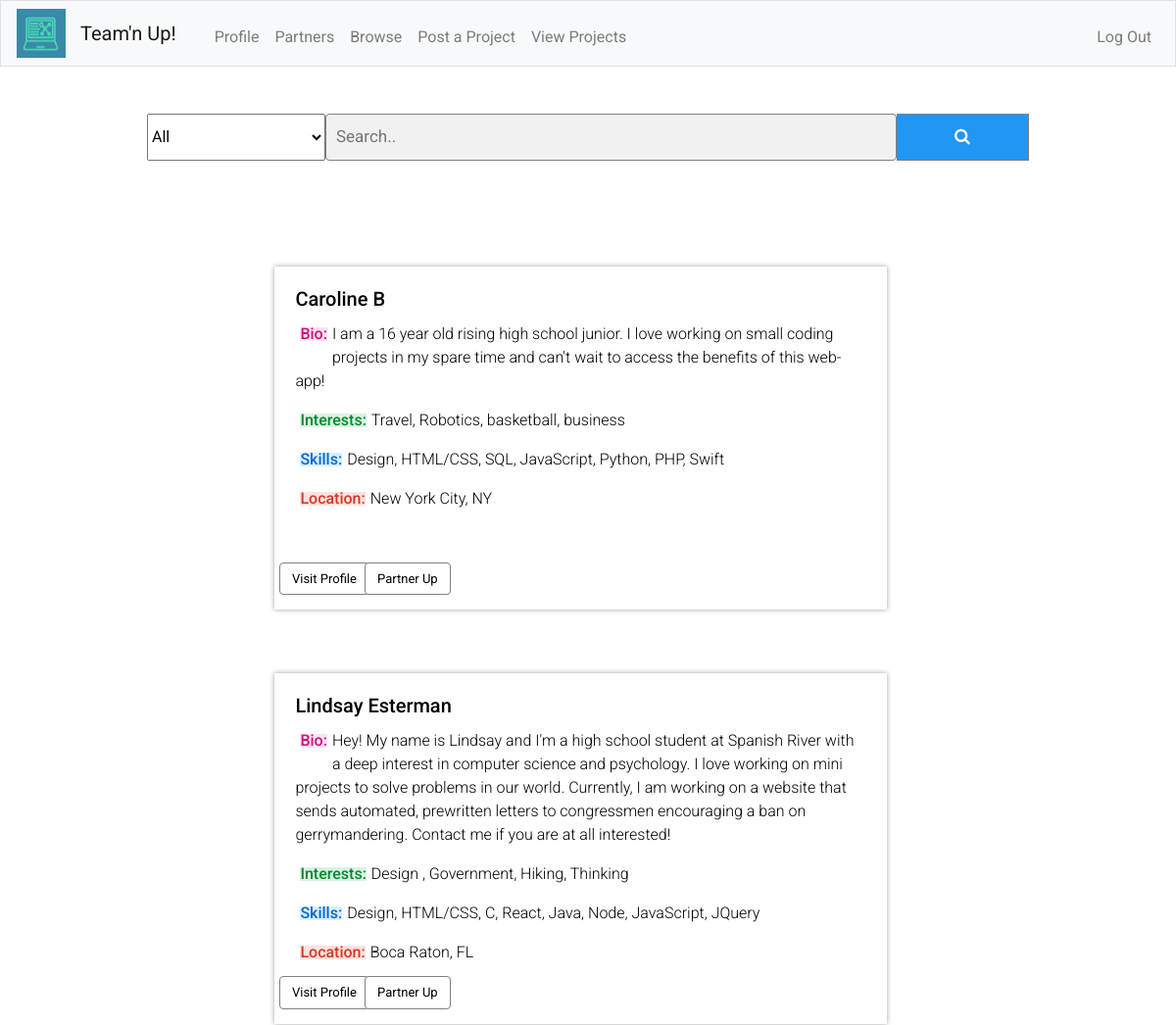
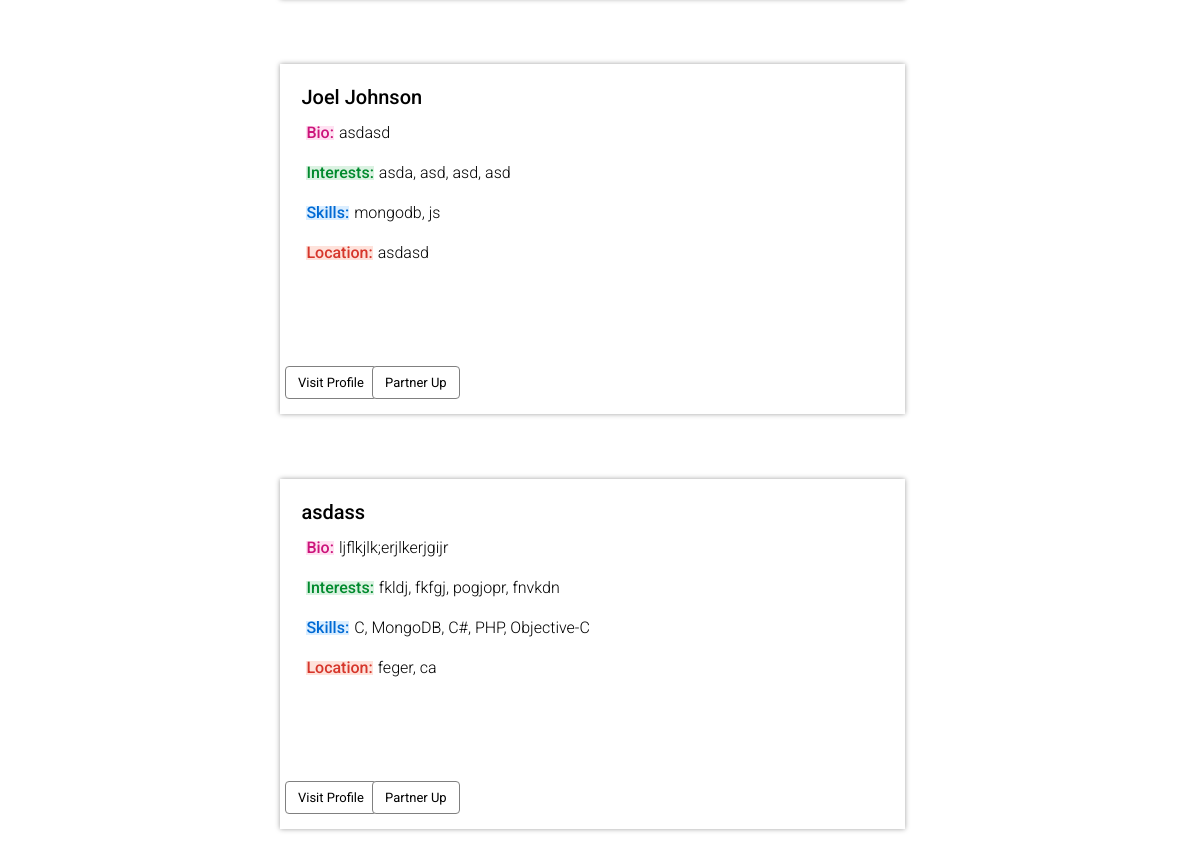
Screenshot of /browse (signed in) with the database file from the repository (2 pictures, top to bottom).
### tables this page shows
CREATE TABLE profile
(
    id INTEGER,
    username TEXT,
    name TEXT,
    bio TEXT,
    interests TEXT,
    skills TEXT,
    location TEXT,
    phone TEXT,
    email TEXT,
    info TEXT
);

### app.py (the view)
@app.route("/browse", methods=["POST","GET"])
def browse():
    if request.method == "POST":
        category = request.form.get("category")
        searchVal = request.form.get("search2")
        words = ["i", "me", "my", "myself", "we", "our", "ours", "ourselves", "you", "your", "yours",
        "yourself", "yourselves", "he", "him", "his", "himself", "she", "her", "hers", "herself", "it",
        "its", "itself", "they", "them", "their", "theirs", "themselves", "what", "which", "who", "whom",
        "this", "that", "these", "those", "am", "is", "are", "was", "were", "be", "been", "being", "have",
        "has", "had", "having", "do", "does", "did", "doing", "a", "an", "the", "and", "but", "if", "or",
        "because", "as", "until", "while", "of", "at", "by", "for", "with", "about", "against", "between",
        "into", "through", "during", "before", "after", "above", "below", "to", "from", "up", "down", "in",
        "out", "on", "off", "over", "under", "again", "further", "then", "once", "here", "there", "when",
        "where", "why", "how", "all", "any", "both", "each", "few", "more", "most", "other", "some", "such",
        "no", "nor", "not", "only", "own", "same", "so", "than", "too", "very", "s", "t", "can", "will",
        "just", "don", "should", "now"]
        if not searchVal:
            if category == "all":
                rows = db.execute("SELECT * FROM profile WHERE id NOT IN (:user_id)",user_id=session["user_id"])
                return render_template("browse.html", rows=rows)
            else:
                rows = db.execute(
                    "SELECT * FROM profile WHERE skills LIKE ('%' || :category || '%') AND NOT id=:user", category=category,user=session["user_id"])
                print(rows)
                return render_template("browse.html", rows=rows)
        else:
            searchArr = searchVal.split(" ")
            searchArrCopy = searchArr
            for word in words:
                if word in searchArr:
                    searchArrCopy.remove(word)
            searchArr = searchArrCopy
            if category == "all":
                for val in searchArr:
                    rows = []
                    rowsTemp = db.execute(
                    "SELECT * FROM profile WHERE id NOT IN (:user_id) AND (username LIKE ('%' || :search || '%') OR bio LIKE ('%' || :search || '%') OR skills LIKE ('%' || :search || '%') OR interests LIKE ('%' || :search || '%') OR location LIKE ('%' || :search || '%'))", search=val,user_id=session["user_id"])
                    for row in rowsTemp:
                        if row not in rows:
                            rows.append(row)
                return render_template("browse.html", rows=rows)
            else:
                for val in searchArr:
                    rows=[]
                    rowsTemp = db.execute(
                    "SELECT * FROM profile WHERE id NOT IN (:user_id) AND (username LIKE ('%' || :search || '%') OR bio LIKE ('%' || :search || '%') OR skills LIKE ('%' || :search || '%') OR interests LIKE ('%' || :search || '%') OR location LIKE ('%' || :search || '%'))", search=val,user_id=session["user_id"])
                    for row in rowsTemp:
                        if row not in rows and category in row["skills"]:
                            rows.append(row)
                return render_template("browse.html", rows = rows)
    else:
        rows = db.execute("SELECT * FROM profile WHERE id NOT IN (:user_id)",user_id=session["user_id"])
        return render_template("browse.html",rows=rows)

### app.py (called while the page is built)
@app.after_request
def after_request(response):
    response.headers["Cache-Control"] = "no-cache, no-store, must-revalidate"
    response.headers["Expires"] = 0
    response.headers["Pragma"] = "no-cache"
    return response

### templates/browse.html (shortened to what this page needs)
{% extends "layout.html" %}
{% block body %}
<link rel="stylesheet" href="https://cdnjs.cloudflare.com/ajax/libs/font-awesome/4.7.0/css/font-awesome.min.css">
<br>
<br>
<form class="ex" action="/browse" method="post" style="margin:auto;max-width:900px">
    <div id="searchBar">
        <select id="category" name="category">
            <option value="all">All</option>
        </select>
        <input type="text" placeholder="Search.." name="search2" class="search">
        <button type="submit"><i class="fa fa-search"></i></button>
    </div>
</form>
<br>
<br>
<div class="row">
    {% for row in rows %}
    <div class="browse-profiles" action="/profile" method="post">
        <div class=" mb-4 back">
            <div class="card-body">
                <h5 class="card-title">{{ row["name"] }}</h5>
                <h6 class="card-text des pink">Bio:</h6><p> {{ row["bio"] }}</p>
                <h6 class="card-text des green">Interests:</h6><p> {{ row["interests"] }}</p>
                    <h6 class="card-text des blue">Skills:</h6><p> {{ row["skills"] }}</p>
                    <h6 class="card-text des red">Location:</h6><p> {{ row["location"] }}</p>
                    <form action="/profile" method="post">
                        <input class="first btn btn-primary" type="submit" name="button" value="Visit Profile">
                    </form>
                    <form action="/partners" method="post">
                        <input class="second btn btn-primary" type="submit" name="button" value="Partner Up">
                    </form>
                </div>
            </div>
        </div>
        {% endfor %}
    </div>
    {% endblock %}

### static/layout.css (style rules this page uses)
* { font-family: 'Roboto', sans-serif; }
.red { color: rgb(214, 54, 43); background-color: rgb(254, 226, 219) }
.pink { color: rgb(204, 20, 123); background-color: rgb(255, 226, 242); }
.green { color: rgb(0, 138, 45); background-color: rgb(219, 242, 226); }
.blue { color: rgb(0, 106, 212); background-color: rgb(219, 238, 255); }

### templates/browse.html (style rules this page uses)
.row { margin-right: 0px; padding: 60px; }
.browse-profiles { display: block; margin: 0 auto; width: 57%; min-height:350px; margin-bottom:65px; border: 1px solid white; color:black; position:relative; -webkit-box-shadow: 0px 0px 5px 0px rgba(160,160,160,1); -moz-box-shadow: 0px 0px 5px 0px rgba(160,160,160,1); box-shadow: 0px 0px 5px 0px rgba(160,160,160,1); }
input.btn { margin:10px; display: inline-block; font-size:13px; position:absolute; top:98%; transform: translate(-50px, -50px); background-color: white; border: 1px solid gray; color:black; }
.first { float:left; left:7%; }
.second { left:21%; }
form.ex input[type=text] { margin: 0px; padding: 10px; font-size: 17px; border: 1px solid grey; float: left; background: #f1f1f1; display: block; }
form.ex button { float: right; width: 200px; padding: 10px; background: #2196F3; color: white; font-size: 17px; border: 1px solid grey; border-left: none; cursor: pointer; }
form.ex::after { content: ""; clear: both; display: table; }
input[type=text], input[type=password],textarea { width: 100%; padding: 12px 20px; margin: 8px 0; display: inline-block; border: 1px solid #ccc; border-radius: 4px; box-sizing: border-box; }
h6 { display: inline; float:left; margin:5px; line-height: .9; }
p { font-weight:300; }
#searchBar { display: flex; }

### rows the page displays
profile: name "Caroline B", bio "I am a 16 year old rising high school junior. I love working on small coding projects in my spare time and can't wait to access the benefits of this web-app!", interests "Travel, Robotics, basketball, business", skills "Design, HTML/CSS, SQL, JavaScript, Python, PHP, Swift", location "New York City, NY"
profile: name "Lindsay Esterman", bio "Hey! My name is Lindsay and I'm a high school student at Spanish River with a deep interest in computer science and psychology. I love working on mini projects to solve problems in our world. Currently, I am working on a website that sends automated, prewritten letters to congressmen encouraging a ban on gerrymandering. Contact me if you are at all interested!", interests "Design , Government, Hiking, Thinking", skills "Design, HTML/CSS, C, React, Java, Node, JavaScript, JQuery", location "Boca Raton, FL"
profile: name "Joel Johnson", bio "asdasd", interests "asda, asd, asd, asd", skills "mongodb, js", location "asdasd"
profile: name "asdass", bio "ljflkjlk;erjlkerjgijr", interests "fkldj, fkfgj, pogjopr, fnvkdn", skills "C, MongoDB, C#, PHP, Objective-C", location "feger, ca"
